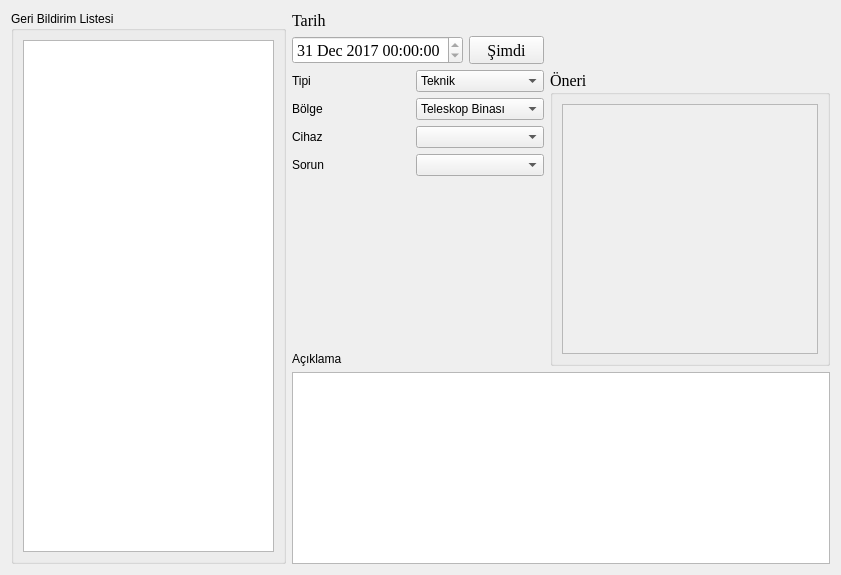
             <widget class="QWidget" name="tab_32">
              <attribute name="title">
               <string>Çözülen</string>
              </attribute>
              <layout class="QGridLayout" name="gridLayout_46">
               <item row="0" column="0" rowspan="5">
                <widget class="QGroupBox" name="groupBox_10">
                 <property name="minimumSize">
                  <size>
                   <width>275</width>
                   <height>550</height>
                  </size>
                 </property>
                 <property name="maximumSize">
                  <size>
                   <width>275</width>
                   <height>16777215</height>
                  </size>
                 </property>
                 <property name="font">
                  <font>
                   <weight>50</weight>
                   <bold>false</bold>
                  </font>
                 </property>
                 <property name="title">
                  <string>Geri Bildirim Listesi</string>
                 </property>
                 <layout class="QGridLayout" name="gridLayout_44">
                  <item row="0" column="0">
                   <widget class="QListWidget" name="listWidget_6"/>
                  </item>
                 </layout>
                </widget>
               </item>
               <item row="0" column="1">
                <layout class="QGridLayout" name="gridLayout_45">
                 <item row="0" column="0">
                  <widget class="QLabel" name="label_56">
                   <property name="font">
                    <font>
                     <family>Times New Roman</family>
                     <pointsize>12</pointsize>
                     <weight>50</weight>
                     <bold>false</bold>
                    </font>
                   </property>
                   <property name="text">
                    <string>Tarih</string>
                   </property>
                  </widget>
                 </item>
                 <item row="0" column="1">
                  <widget class="QLabel" name="label_57">
                   <property name="text">
                    <string/>
                   </property>
                  </widget>
                 </item>
                 <item row="1" column="0">
                  <widget class="QDateTimeEdit" name="dateTimeEdit_4">
                   <property name="font">
                    <font>
                     <family>Times New Roman</family>
                     <pointsize>12</pointsize>
                     <weight>50</weight>
                     <bold>false</bold>
                    </font>
                   </property>
                   <property name="minimumDateTime">
                    <datetime>
                     <hour>0</hour>
                     <minute>0</minute>
                     <second>0</second>
                     <year>2017</year>
                     <month>12</month>
                     <day>31</day>
                    </datetime>
                   </property>
                   <property name="maximumTime">
                    <time>
                     <hour>12</hour>
                     <minute>59</minute>
                     <second>59</second>
                    </time>
                   </property>
                   <property name="minimumTime">
                    <time>
                     <hour>0</hour>
                     <minute>0</minute>
                     <second>0</second>
                    </time>
                   </property>
                   <property name="timeSpec">
                    <enum>Qt::LocalTime</enum>
                   </property>
                  </widget>
                 </item>
                 <item row="1" column="1">
                  <widget class="QPushButton" name="pushButton_9">
                   <property name="minimumSize">
                    <size>
                     <width>75</width>
                     <height>25</height>
                    </size>
                   </property>
                   <property name="maximumSize">
                    <size>
                     <width>25</width>
                     <height>75</height>
                    </size>
                   </property>
                   <property name="font">
                    <font>
                     <family>Times New Roman</family>
                     <pointsize>12</pointsize>
                     <weight>50</weight>
                     <bold>false</bold>
                    </font>
                   </property>
                   <property name="text">
                    <string>Şimdi</string>
                   </property>
                  </widget>
                 </item>
                </layout>
               </item>
               <item row="0" column="2">
                <spacer name="horizontalSpacer_26">
                 <property name="orientation">
                  <enum>Qt::Horizontal</enum>
                 </property>
                 <property name="sizeHint" stdset="0">
                  <size>
                   <width>267</width>
                   <height>20</height>
                  </size>
                 </property>
                </spacer>
               </item>
               <item row="1" column="1">
                <layout class="QGridLayout" name="gridLayout_42">
                 <item row="0" column="0">
                  <widget class="QLabel" name="label_51">
                   <property name="font">
                    <font>
                     <weight>50</weight>
                     <bold>false</bold>
                    </font>
                   </property>
                   <property name="text">
                    <string>Tipi</string>
                   </property>
                  </widget>
                 </item>
                 <item row="0" column="1">
                  <widget class="QComboBox" name="comboBox_11">
                   <property name="font">
                    <font>
                     <weight>50</weight>
                     <bold>false</bold>
                    </font>
                   </property>
                   <item>
                    <property name="text">
                     <string>Teknik</string>
                    </property>
                   </item>
                   <item>
                    <property name="text">
                     <string>Kullanıcı</string>
                    </property>
                   </item>
                   <item>
                    <property name="text">
                     <string>Diğer</string>
                    </property>
                   </item>
                  </widget>
                 </item>
                 <item row="1" column="0">
                  <widget class="QLabel" name="label_52">
                   <property name="font">
                    <font>
                     <weight>50</weight>
                     <bold>false</bold>
                    </font>
                   </property>
                   <property name="text">
                    <string>Bölge</string>
                   </property>
                  </widget>
                 </item>
                 <item row="1" column="1">
                  <widget class="QComboBox" name="comboBox_12">
                   <property name="font">
                    <font>
                     <weight>50</weight>
                     <bold>false</bold>
                    </font>
                   </property>
                   <item>
                    <property name="text">
                     <string>Teleskop Binası</string>
                    </property>
                   </item>
                   <item>
                    <property name="text">
                     <string>Gözlemci Lojmanı</string>
                    </property>
                   </item>
                   <item>
                    <property name="text">
                     <string>UPS Odası</string>
                    </property>
                   </item>
                   <item>
                    <property name="text">
                     <string>Diğer</string>
                    </property>
                   </item>
                  </widget>
                 </item>
                 <item row="2" column="0">
                  <widget class="QLabel" name="label_53">
                   <property name="font">
                    <font>
                     <weight>50</weight>
                     <bold>false</bold>
                    </font>
                   </property>
                   <property name="text">
                    <string>Cihaz</string>
                   </property>
                  </widget>
                 </item>
                 <item row="2" column="1">
                  <widget class="QComboBox" name="comboBox_13">
                   <property name="font">
                    <font>
                     <weight>50</weight>
                     <bold>false</bold>
                    </font>
                   </property>
                  </widget>
                 </item>
                 <item row="3" column="0">
                  <widget class="QLabel" name="label_54">
                   <property name="font">
                    <font>
                     <weight>50</weight>
                     <bold>false</bold>
                    </font>
                   </property>
                   <property name="text">
                    <string>Sorun</string>
                   </property>
                  </widget>
                 </item>
                 <item row="3" column="1">
                  <widget class="QComboBox" name="comboBox_14">
                   <property name="font">
                    <font>
                     <weight>50</weight>
                     <bold>false</bold>
                    </font>
                   </property>
                  </widget>
                 </item>
                </layout>
               </item>
               <item row="1" column="2" rowspan="3">
                <widget class="QGroupBox" name="groupBox_9">
                 <property name="font">
                  <font>
                   <family>Times New Roman</family>
                   <pointsize>12</pointsize>
                   <weight>50</weight>
                   <bold>false</bold>
                  </font>
                 </property>
                 <property name="title">
                  <string>Öneri</string>
                 </property>
                 <layout class="QGridLayout" name="gridLayout_43">
                  <item row="0" column="0">
                   <widget class="QPlainTextEdit" name="plainTextEdit_12">
                    <property name="enabled">
                     <bool>false</bool>
                    </property>
                   </widget>
                  </item>
                 </layout>
                </widget>
               </item>
               <item row="2" column="1">
                <spacer name="verticalSpacer_7">
                 <property name="orientation">
                  <enum>Qt::Vertical</enum>
                 </property>
                 <property name="sizeHint" stdset="0">
                  <size>
                   <width>20</width>
                   <height>170</height>
                  </size>
                 </property>
                </spacer>
               </item>
               <item row="3" column="1">
                <widget class="QLabel" name="label_55">
                 <property name="font">
                  <font>
                   <weight>50</weight>
                   <bold>false</bold>
                  </font>
                 </property>
                 <property name="text">
                  <string>Açıklama</string>
                 </property>
                </widget>
               </item>
               <item row="4" column="1" colspan="2">
                <widget class="QPlainTextEdit" name="plainTextEdit_11"/>
               </item>
              </layout>
             </widget>
